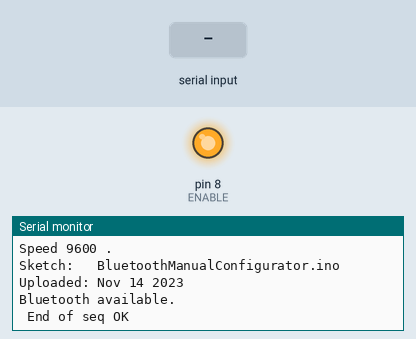
This sketch was run on a simulated Arduino Uno, built with avr-gcc and run on an emulated ATmega328P. Shown: output pins drawn as LEDs (lit = HIGH), the last lines printed to the serial monitor. The inputs (shaded band) are chosen by the test bench.

Above: at 1.2 s.
1.3 s: "1\n" received over Serial
At 1.8 s:
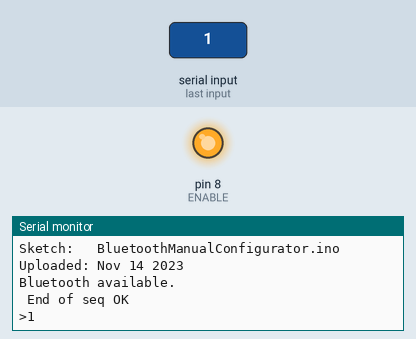
2.8 s: "1\n" received over the second serial link
At 4.0 s:
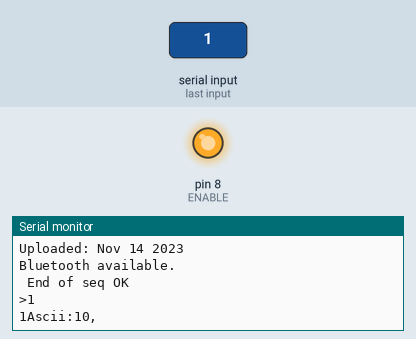

Measured:
- after the input at 1.3 s, the serial monitor: prints a new line after 0.06 s (image 1)
- after the input at 2.8 s, the serial monitor: prints a new line after 0.06 s (image 2)

The sketch:

BluetoothManualConfigurator.ino
```cpp
// whizzbizz.com - Arnoud van Delden, 1st february 2021
//
// Configures a BT module connected to pins 8~12 (with optional hardware level-shifter in socket)
// For HC-05 press small button on pcb on power up, HM-10 and HM19 should automatically enter AT-mode
//   https://www.whizzbizz.com/en/bluetooth-communication
//
#include "SoftwareSerial.h"


#define IS_HM_10 //uncomment this if module is HM-10

// Outcomment line below for HM-10, HM-19 etc
//#define HIGHSPEED   // Most modules are only 9600, although you can reconfigure this
#define EN_PIN_HIGH   // You can use this for HC-05 so you don't have to hold the small button on power-up to get to AT-mode

#ifdef HIGHSPEED
  #define Baud 38400   // Serial monitor
  #define BTBaud 38400 // There is only one speed for configuring HC-05, and that is 38400.
#else
  #define Baud 9600    // Serial monitor
  #define BTBaud 9600  // HM-10, HM-19 etc
#endif

#define STATE 11
#define BLUETOOTH_RX 9  // Bluetooth RX -> Arduino D9
#define BLUETOOTH_TX 10 // Bluetooth TX -> Arduino D10
//#define GND 13
//#define Vcc 12
#define ENABLE 8

boolean NL = true;

/* ---------------------------------------------------------------
//HC 05
//Enable HIGHSPEED  38400
//AT+ROLE? -> ma byt 1

//AT+CMODE?  -> CMODE1
//AT+ADDR? -> ADDR:FCA8:FF:4411
//
// AT+NAME
//AT+STATE?  -> INITIALIZED


//AT+UART?
//AT+UART:38400,0,0
https://www.whizzbizz.com/en/bluetooth-communication

//https://alselectro.wordpress.com/2014/10/21/bluetooth-hc05-how-to-pair-two-modules/

 postup pre HC-05
AT+CMODE=1
AT+INIT
 --- zapnut druhy BT modul aby ho bolo mozne vyhladat. Potom na Maser modula dat dalsi command
AT+INQ   //Start searching:inquire surrounding bluetooth devices
        //A short list of devices found should appear, one of them will be the slave module

AT+UART?
AT+UART:38400,0,0

postup pre HM-10
HM-10
https://people.ece.cornell.edu/land/courses/ece4760/PIC32/uart/HM10/DSD%20TECH%20HM-10%20datasheet.pdf
HM-10

PIN = 000000

Prechod do At-rezimu: staci zapnut modul a nic k nemu nenaparovat - nepripojit (cez BT)
Pri zapinani netreba nic stlacat ani drzat stlacene, do rezimu AT vojde modul sam od seba

uzitocne linky:
https://www.martyncurrey.com/hm-10-bluetooth-4ble-modules/
https://www.martyncurrey.com/hm-10-bluetooth-4ble-modules/#arduinoToHM-10


https://www.martyncurrey.com/hm-10-bluetooth-4ble-modules/

AT -> na odpovedat OK

AT+NAME?
19:31:48.031 -> OK+Get:HMSoft

master
AT+ADDR?
19:32:19.739 -> OK+ADDR:=D43639A63BC4


SLAVE
AT+ADDR?
OK+ADDR:3CA308B4E3B5

AT+CHAR?
19:36:03.324 -> OK_Get:0xFFE1

AT+UUID?
19:36:29.159 -> OK+Get:0xFFE0

AT+ROLE?
19:37:53.160 -> OK+Get:0

AT+VERR?  NEFUNGUJE. NEODPOVEDA  POUZI  AT+VERS?
AT+VERS?
HMSoft V005

AT+NAME?

AT+RESET Restarts the module.
AT+RENEW Restores the default factory settings.
AT+IMME? Query the start mode

AT+HELP?  <------------------------------------------------------------------
https://github.com/danasf/hm10-android-arduino/blob/master/HM-10/datasheet.pdf
AT+HELP?
****************************************************************Command             Description			           *
* ---------------------------------------------------------------- *
*              Check if the command terminal work normally  *
* AT+R        Software reboot				   *
* AT+VERS?   AT+VERSION          Get firmware, bluetooth, HCI and LMP version *
* AT+HELP     List all the commands		           *
* AT+NAME             Get/Set local device name                    *
* AT+PIN               pin code for pairing                 *
* AT+BAUD             Get/d rate		                   *
* AT+LADDR            Get local bluetoth address		   *
* AT+ADDR             Get local bluetooth address		   *
* AT+DEFAULT          Restore factory default			   *
* AT+RENEW            Restore factory default			   *
* AT+STATE            Get current state				   *
* AT+PWRM             Get/Set power on mode(low power) 		   *
* AT+POWE             Get/Set RF transmit power 		   *
* AT+SLEEP            Sleep mode 		                   *
* AT+ROLE             Get/Set current role.	                   *
* AT+PARI             Get/Set UART parity bit.                 *
* AT+STOP             Get/Set UART stop bit.                *
* AT+INQ              Search slave model                       *
      AT+SHOW             Show the searched slave model.           *
      AT+CONN             Connect the index slave model.           *
      AT+IMME             System wait for command when power on.	  *
      AT+START            System start working.			   *
* AT+UUID             Get/Set system SERVER_UUID .            	*
    AT+CHAR             Get/Set system CHAR_UUID .            	  *
    -------------------------------------------------------------*
    Note: (M) = The command support master mode only.
*/
/*
10:43:36.357 -> >AT+IMME?
10:43:36.475 -> OK+Get:1
10:43:43.746 -> >AT+ROLE?
10:43:43.853 -> OK+Get:0
10:43:46.975 -> >AT+ROLE1
10:43:47.104 -> OK+Set:1
10:43:50.477 -> >AT+RESET
10:43:50.591 -> OK+RESET
10:43:59.002 -> >AT+DISC?
10:43:59.118 -> OK+DISCSOK+DIS0:A6D73C040381OK+RSSI:-066
10:43:59.820 -> OK+NAME:L3250 Series
10:43:59.887 -> OK+DIS0:D43639A63BC4OK+RSSI:-062
10:43:59.923 -> OK+NAME:HMSoft
10:44:00.612 -> OK+DIS0:F6AC4B792FA9OK+RSSI:-087
10:44:00.665 -> OK+NAME:Mi Smart Band 6
10:44:02.621 -> OK+DISCE
10:44:39.425 -> >AT+COND43639A63BC4
10:44:39.538 -> OK+CONNAOK+CONNF
*/
/*
AT+CLEAR
AT+CONNL
AT+NOTI1
AT+NOTP1
*/
//https://www.instructables.com/AT-command-mode-of-HC-05-Bluetooth-module/
//https://content.instructables.com/FKY/Z0UT/HX7OYY7I/FKYZ0UTHX7OYY7I.pdf


SoftwareSerial bluetooth(BLUETOOTH_TX, BLUETOOTH_RX);

void setup() {
  // Setup BT module
  pinMode(BLUETOOTH_TX, INPUT);
  pinMode(BLUETOOTH_RX, OUTPUT);
  pinMode(STATE, INPUT);
  //pinMode(GND, OUTPUT);
  //pinMode(Vcc, OUTPUT);
  pinMode(ENABLE, OUTPUT);
  //digitalWrite(GND, LOW);       // Ground for BLE Module
  //digitalWrite(Vcc, HIGH);      // Vcc for BLE Module
#ifdef EN_PIN_HIGH
  digitalWrite(ENABLE, HIGH);   // Used to force AT-mode for HC-05. More flexible is to press the button on the pcb
#endif

  // Start serial communications.
  // The baud rate must be the same for both the serial and the bluetooth.
  Serial.begin(Baud, SERIAL_8N1);
  Serial.println(" ");
  Serial.print("Speed ");
  Serial.print(Baud);
  Serial.println(" .");

  Serial.print("Sketch:   ");   Serial.println(__FILE__);
  Serial.print("Uploaded: ");   Serial.println(__DATE__);
  bluetooth.begin(BTBaud);
  Serial.println("Bluetooth available.");


      // connect to the remote Bluetooth module
    /*
    Serial.print("Sending AT+RENEW");
    bluetooth.print("AT+RENEW" );
    Serial.println (" OK. wait 3000");

    delay(2000);
    */
    /*
    Serial.print("Sending AT+IMME1");
    bluetooth.print("AT+IMME1" );
    Serial.println (" OK");

    delay(1000);
    */
    /*
    Serial.print("Sending AT+ROLE1");
    bluetooth.print("AT+ROLE1" );
    Serial.println (" OK");

    delay(1000);

    Serial.print("Sending AT+RESET");
    bluetooth.print("AT+RESET" );
    Serial.println (" OK. wait 3000");

    delay(3000);
    */
    /*
    Serial.print("Sending AT+ROLE?");
    bluetooth.print("AT+ROLE?" );
    Serial.println (" OK");

    delay(1000);
    */
    //Serial.print("Sending AT+IMME?");
    //bluetooth.print("AT+IMME?" );
    //Serial.println (" OK");

    //delay(1000);
    /*
    Serial.println("Sending AT+DISC?");
    bluetooth.print("AT+DISC?");
    Serial.println (" OK  wait 200");

    delay(200);
*/
    //Serial.println("Sending AT+CON3CA308B4E3B5");
    //bluetooth.print("AT+CON3CA308B4E3B5" );
    /*
    Serial.println("Sending AT+COND43639A63BC4");
    bluetooth.print("AT+COND43639A63BC4");
    Serial.println (" OK  wait 3000");

    delay(3000);

    Serial.print("Sending AT+IMME0");
    bluetooth.print("AT+IMME0" );
    Serial.println (" OK");

    delay(1000);
  */
  Serial.println (" End of seq OK");
}

char c;

void loop() {
  // From BT-->Serial
  while (bluetooth.available()) {
    c = bluetooth.read();
    //Serial.print("Rec'"+String(c)+"'");
    if (c>31 && c<128 ) {
      Serial.print(c);
    } else {
      int asciiVal = (int) c;
      Serial.println("Ascii:"+String(asciiVal)+",");
    }
  }

  // From Serial-->BT
  if (Serial.available()) {
    while (Serial.available()) {
      c = Serial.read();
      //Serial.print("Send'"+String(c)+"'");


      #ifdef IS_HM_10
      // do not send line end characters to the HM-10
        if (c!=10 & c!=13 )
        {
             bluetooth.write(c);
        }

        // Echo the user input to the main window.
        // If there is a new line print the ">" character.
        if (NL) { Serial.print("\r\n>");  NL = false; }

        Serial.print(c);

        if (c==10) { NL = true; }
      #else
        Serial.print(c);
        bluetooth.write(c);
      #endif

    }
  }
  delay(100);
}
```
